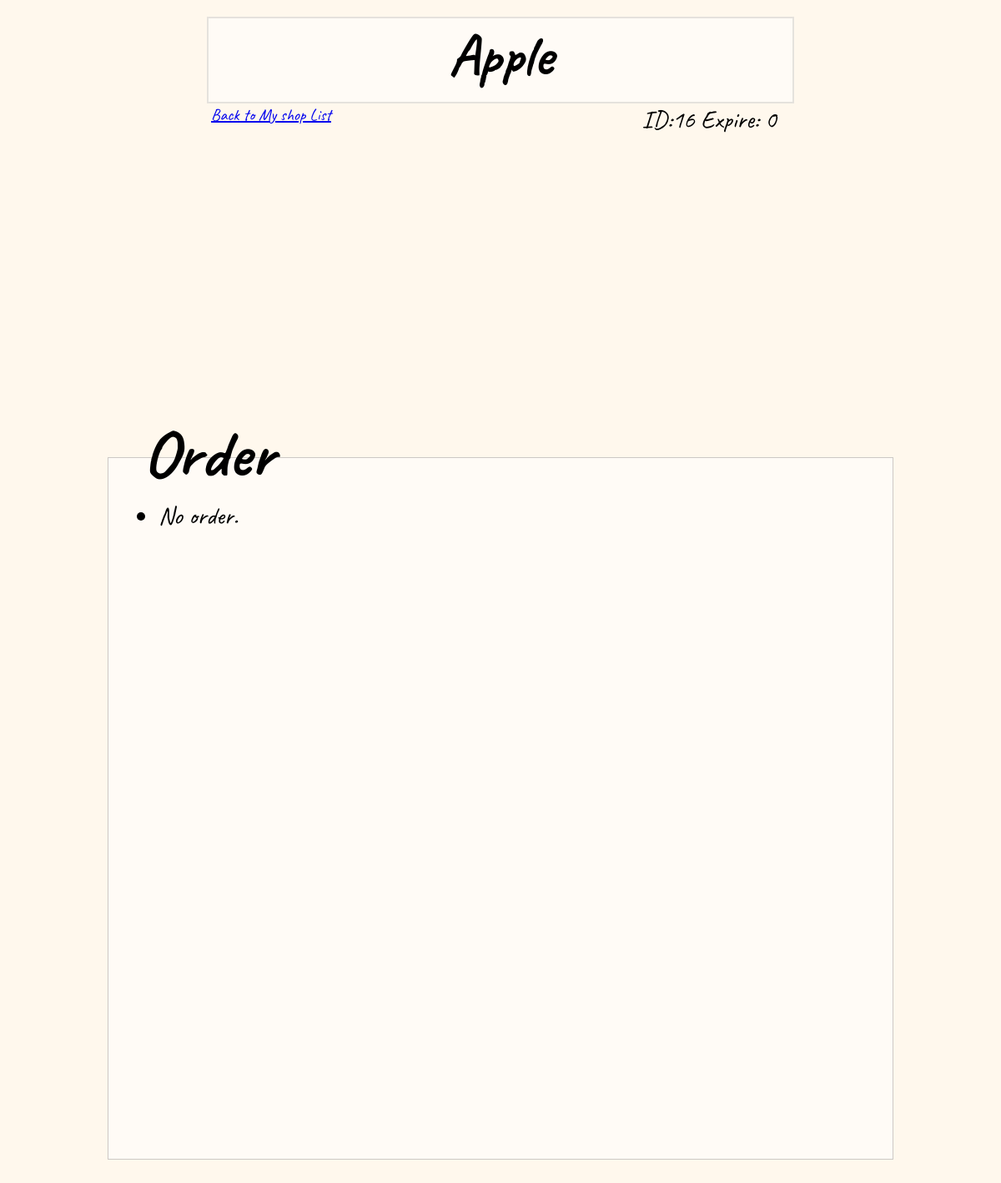
The page /myshop/shop/16/ on the database as committed earlier.
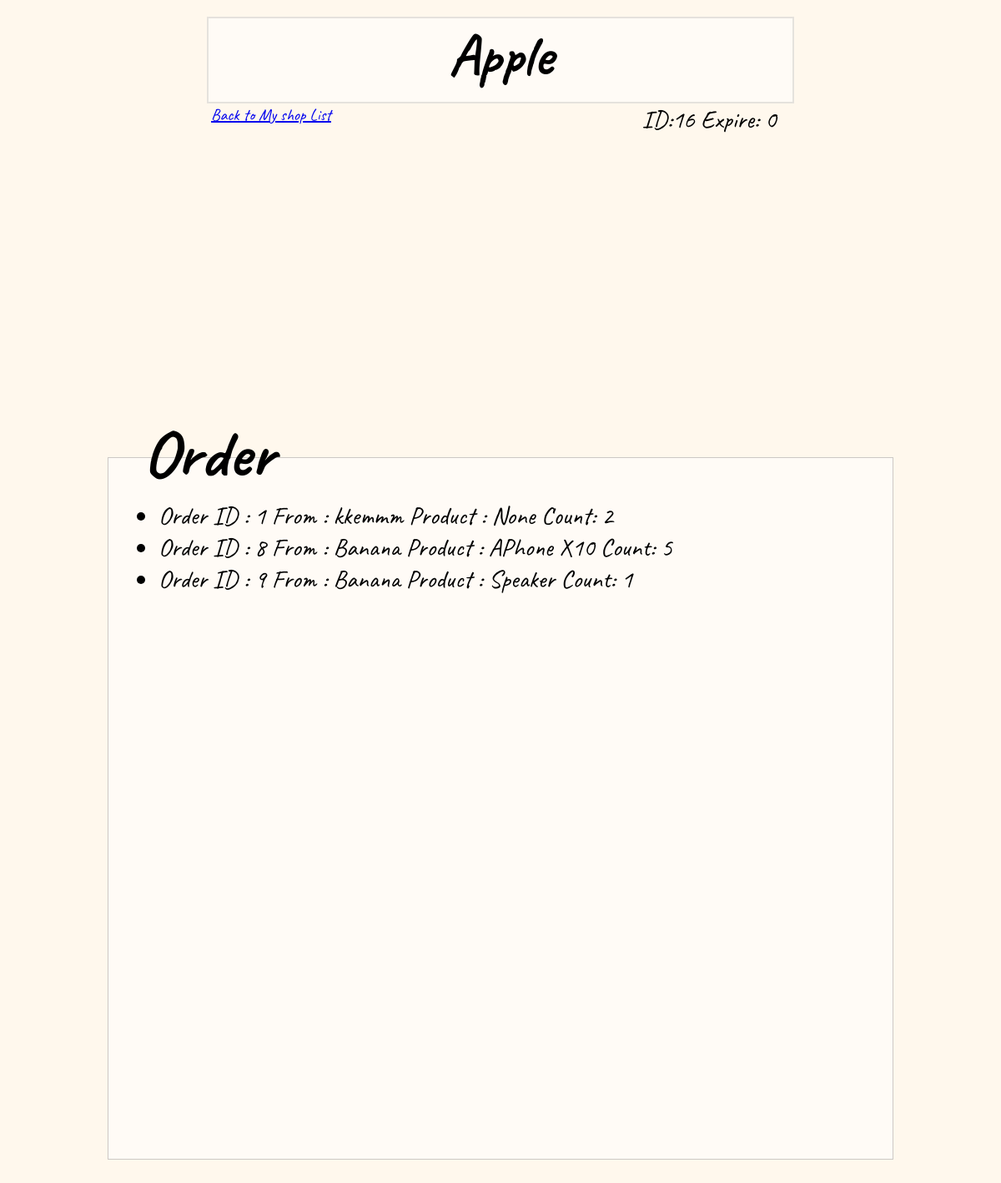
The same page on the database as committed later.
### myshop/models.py (models this page shows, shortened)
class MyOrder(models.Model):
    customer = models.ForeignKey(Profile, on_delete=models.CASCADE, null=True , related_name="order")
    shop = models.ForeignKey(shop_detail, on_delete=models.CASCADE, null=True , related_name="myorder")
    prod = models.ForeignKey(product, on_delete=models.CASCADE, null=True , related_name="ordered")
    count = models.IntegerField(default = 1)

class product(models.Model):
    shop = models.ForeignKey(shop_detail, on_delete=models.CASCADE, related_name = "prod", null=True)
    product_name = models.CharField(max_length=64)
    price = models.DecimalField(null=True, decimal_places=2, max_digits=8)
    product_im = models.ImageField(upload_to='images/')
    count = models.IntegerField(null=True)
    def __str__(self):
        return f"{self.product_name}"

### customer/models.py (models this page shows)
class Profile(models.Model):
    customer = models.ForeignKey(User, related_name="profile", on_delete=models.CASCADE, unique=True)
    address = models.CharField(max_length=150, null=True, blank=True)
    city = models.CharField(max_length=40, null=True, blank=True)
    state = models.CharField(max_length=40, null=True, blank=True)
    zip = models.IntegerField(null=True, blank=True)
    phone = models.IntegerField(null=True, blank=True)
    def __str__(self):
        return f"{self.customer}"

### myshop/views.py (the view)
# urls.py: path('shop/<int:shop_id>/', views.shop, name='myshop'),
def shop(request, shop_id):
    s = shop_detail.objects.get(pk=shop_id)
    user = User.objects.get(username=s.seller_id)
    seller = seller_detail.objects.get(sname = user)
    order = od.objects.filter(shop = s)
    return render(request, "myshop/shop.html", {"shop" : s, "seller":seller.id, "order":order})

### seller/models.py (called while the page is built)
    def __str__(self):
        return f"{self.sname}"

### myshop/templates/myshop/shop.html (shortened to what this page needs)
{% extends "myshop/layout_shop.html" %}
{% block body%}
<div>
    <a href= "{% url 'myshop_index' seller %}" class="backtolist"><u>Back to My shop List</u></a>
    <h1>{{ shop.name }}</h1>
    <p>ID:{{ shop.id }} Expire: {{ shop.expire }}</p>
    <table>
        <tr>
            <th width="60%" ID="firstcell"><div class="myproductpic"><a href="{% url 'product' shop.id %}"><div class="invibox4"></div></a></div><br><br>
                <table><tr>
                    <th><div class="editpic"><a href="{% url 'edit' shop.id%}"><div class="invibox2"></div></a></div></th>
                    <th><div class="myreviewpic"><a href="{% url 'myreview' shop.id%}"><div class="invibox3"></div></a></th>
                </tr>
                </table>
            </th>
            <th class="myshoppic"><a href="{% url 'myshop_index' seller%}"><div class="invibox"></div></a></th>
        </tr>
    </table>
    <h2>Order</h2>
    <div class="orderbox">
        <ul class="orderlist">
            {% for o in order %}
            <li>
                Order ID : {{o.id}} From : {{o.customer}} Product : {{o.prod}} Count: {{o.count}}
            </li>
            {% empty %}
            <li>No order.</li>
            {% endfor %}<br><br>
        </ul> </div>
    </div>
    <br><br>
{% endblock %}

Rows that differ between the two databases and show on the page:
added MyOrder: id "1", customer "kkemmm", prod "None", count "2"
added MyOrder: id "8", customer "Banana", prod "APhone X10", count "5"
added MyOrder: id "9", customer "Banana", prod "Speaker", count "1"
Other text that changed with them:
text no longer shown: "No order."
